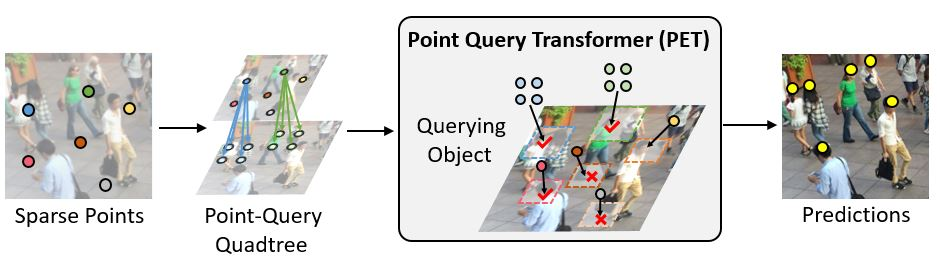
#> input picture PET-main/teaser.JPG, 937 x 270 px
$ python -i downscale_nwpu.py   (imports and definitions only)
#> lines starting #> are read from the running program, lines starting #| are printed output that depends on the picture
import argparse
import random

import numpy as np
from PIL import ImageFilter


class MethodWeights:

    def __init__(self, bilinear: float, bicubic: float, nearest: float, lanczos: float):
#> further down, picture is the input picture: PIL image 937x270 RGB; mean R, G, B 217.6, 216.9, 214.7
        total = bilinear + bicubic + nearest + lanczos
        self.bilinear = bilinear
        self.bicubic = bicubic
        self.nearest = nearest
        self.lanczos = lanczos

    @staticmethod
    def bilinear_only():
        return MethodWeights(1.0, 0.0, 0.0, 0.0)

    @staticmethod
    def bicubic_only():
        return MethodWeights(0.0, 1.0, 0.0, 0.0)

    @staticmethod
    def nearest_only():
        return MethodWeights(0.0, 0.0, 1.0, 0.0)

    @staticmethod
    def lanczos_only():
        return (MethodWeights(0.0, 0.0, 0.0, 1.0))

    @staticmethod
    def mix():
        return MethodWeights(0.25, 0.25, 0.25, 0.25)

    def as_list(self):
        return [self.bilinear, self.bicubic, self.nearest, self.lanczos]


def gaussian_blur(img, sigma):
#> called with sigma = 1.14
    return img.filter(ImageFilter.GaussianBlur(radius=sigma))
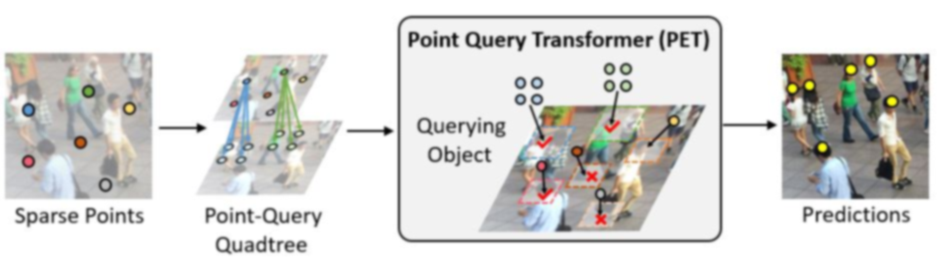
#> returned value: PIL image 937x270 RGB; mean R, G, B 217.6, 216.9, 214.7


def resize(img, scale, method='bilinear'):
#> called with scale = 0.25, method = 'lanczos'
    methods = {
        'bilinear': Image.Resampling.BILINEAR,
        'bicubic': Image.Resampling.BICUBIC,
        'nearest': Image.Resampling.NEAREST,
        'lanczos': Image.Resampling.LANCZOS
    }

    new_size = (int(img.width * scale), int(img.height * scale))
#> new_size = (234, 67)

    return img.resize(new_size, methods[method])
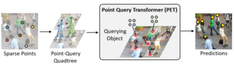
#> returned value: PIL image 234x67 RGB; mean R, G, B 217.3, 216.7, 214.4


def transform(img, pre_downsampling_blur: bool = True, downsample_factor: int = 4,
              method_weights: MethodWeights = MethodWeights(0.25, 0.25, 0.25, 0.25), upsample: bool = False,
              add_noise: bool = False):
    if pre_downsampling_blur:
        img = gaussian_blur(img, sigma=random.uniform(0.3, 1.3))

    methods = ['bilinear', 'bicubic', 'nearest', 'lanczos']
    method = random.choices(methods, weights=method_weights.as_list(), k=1)[0]
    img = resize(img, scale=1 / downsample_factor, method=method)

    if upsample:
        img = resize(img, downsample_factor, method="bilinear")

    if add_noise:
        arr = np.array(img).astype(np.float32)
        noise = np.random.normal(0, 1.5, arr.shape)
        img = np.clip(arr + noise, 0, 255).astype(np.uint8)

        img = Image.fromarray(img)

    # img = tf.ToTensor()(img)

    return img


"""
Downscale NWPU-Crowd train and val images at 2x and 4x.

Uses src/image_ops/downsample.py for the resize logic (bilinear, no blur, no noise).

Usage:
    cd ~/project/multi-resolution-crowd-counting
    uv run python entrypoints/downscale_nwpu.py

Output structure:
    settings.NWPU_DOWNSCALED_DIR/
      2x/images/{image_id}.jpg
      4x/images/{image_id}.jpg
"""

import json
import sys
from pathlib import Path

from PIL import Image
from tqdm import tqdm

sys.path.insert(0, str(Path(__file__).resolve().parent.parent))

from src.settings import settings

SCALES = [4]
SPLITS = ["train", "val"]

parser = argparse.ArgumentParser()
# [28 lines not run here, left out]

# [1 line that did not run here, left out]
# [1 line that did not run here, left out]


# [79 lines left out: function main, not called in this run]


# [2 lines not run here, left out]

>>> from PIL import Image
>>> picture = Image.open('../PET-main/teaser.JPG')
>>> result = transform(picture)
